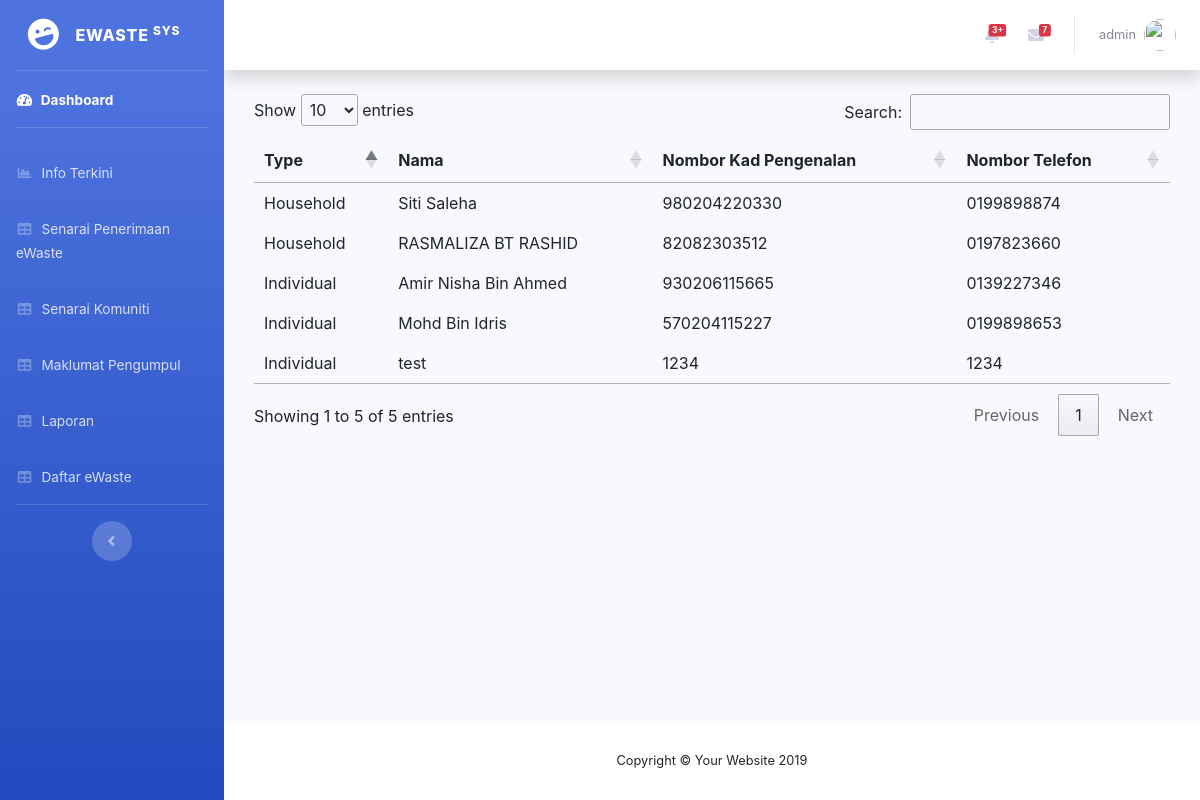
The page /admin/CustomerList.php (signed in) on the database its author committed.
### tables this page shows
CREATE TABLE `users` (
  `id` int(10) NOT NULL,
  `username` varchar(50) NOT NULL,
  `password` varchar(50) NOT NULL,
  `useremail` varchar(50) NOT NULL,
  `userrole` varchar(50) NOT NULL
);

CREATE TABLE `costumer` (
  `costumer_id` int(10) NOT NULL,
  `costumer_type` varchar(50) NOT NULL,
  `costumer_name` varchar(1000) NOT NULL,
  `costumer_ic` varchar(50) NOT NULL,
  `costumer_contact` varchar(50) NOT NULL,
  `costumer_address` longtext NOT NULL,
  `costumer_daerah` text NOT NULL,
  `costumer_job` varchar(100) NOT NULL
);

### admin/CustomerList.php (the view, shortened to what this page needs)
<?php
	include("database/db_conection.php");
  $username = $_SESSION['username'];
  $sqlk = "SELECT * FROM users WHERE username='$username' and userrole='admin'";
  $hasil = mysqli_query($dbcon,$sqlk);
  $berjaya = mysqli_fetch_array($hasil);
include('includes/header.php');
include('includes/navbar.php');
  ?>
    <div id="content-wrapper" class="d-flex flex-column">
      <div id="content">
<?PHP
include('includes/top-navbar.php');
?>
        <div class="container-fluid">
<div class="container">
	<table id="example">
	<thead>
		<tr>
		 <th>Type</th>
		 <th>Nama</th>
		 <th>Nombor Kad Pengenalan</th>
		 <th>Nombor Telefon</th>
		</tr>
	</thead>
	 <tbody>
<?PHP
 $query = "SELECT * FROM costumer ";
$result = mysqli_query($dbcon, $query);
 while($row1 = mysqli_fetch_array($result)){
	 ?>
  <tr>
   <td><?PHP echo $row1["costumer_type"];?></td>
     <td><?PHP echo  $row1["costumer_name"];?></td>
     <td><?PHP echo $row1["costumer_ic"];?></td>
     <td><?PHP echo $row1["costumer_contact"];?></td>
   </tr>
  <?PHP
 }
?>
	 </tbody>
</table>
		  </div>
        </div>
      </div>
  <?php
include ('includes/footer.php');
  ?>

### admin/includes/top-navbar.php (shortened to what this page needs)
<nav class="navbar navbar-expand navbar-light bg-white topbar mb-4 static-top shadow">
        <ul class="navbar-nav ml-auto">
          <li class="nav-item dropdown no-arrow mx-1">
            <a class="nav-link dropdown-toggle" href="#" id="alertsDropdown" role="button" data-toggle="dropdown" aria-haspopup="true" aria-expanded="false">
              <span class="badge badge-danger badge-counter">3+</span>
            </a>
          </li>
          <li class="nav-item dropdown no-arrow mx-1">
            <a class="nav-link dropdown-toggle" href="#" id="messagesDropdown" role="button" data-toggle="dropdown" aria-haspopup="true" aria-expanded="false">
              <i class="fas fa-envelope fa-fw"></i>
              <span class="badge badge-danger badge-counter">7</span>
            </a>
          </li>
          <li class="nav-item dropdown no-arrow">
            <a class="nav-link dropdown-toggle" href="#" id="userDropdown" role="button" data-toggle="dropdown" aria-haspopup="true" aria-expanded="false">
              <span class="mr-2 d-none d-lg-inline text-gray-600 small"><?PHP echo $berjaya['username'];?></span>
              <img class="img-profile rounded-circle" src="https://source.unsplash.com/QAB-WJcbgJk/60x60">
            </a>
          </li>
        </ul>
      </nav>

### rows shown on the page
users: username "admin"
costumer: costumer_type "Individual", costumer_name "Amir Nisha Bin Ahmed", costumer_ic "930206115665", costumer_contact "0139227346"
costumer: costumer_type "Individual", costumer_name "Mohd Bin Idris", costumer_ic "570204115227", costumer_contact "0199898653"
costumer: costumer_type "Household", costumer_name "Siti Saleha", costumer_ic "980204220330", costumer_contact "0199898874"
costumer: costumer_type "Individual", costumer_name "test", costumer_ic "1234", costumer_contact "1234"
costumer: costumer_type "Household", costumer_name "RASMALIZA BT RASHID", costumer_ic "82082303512", costumer_contact "0197823660"
